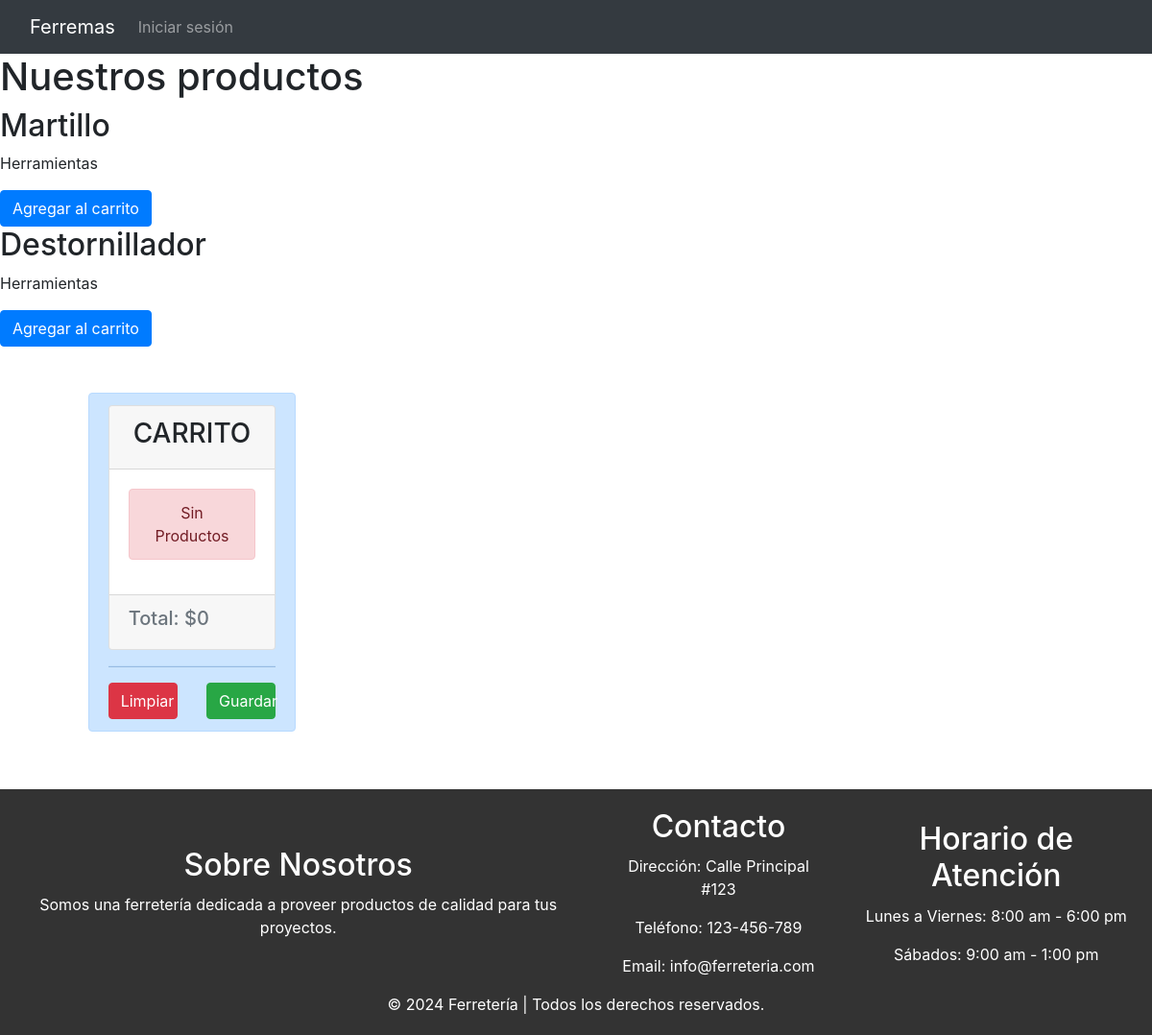
The page /productos on the database its author committed.
### ecommerce/models.py (models this page shows, shortened)
class articulo(models.Model):
    nombre = models.CharField(max_length=100, blank=False, null=False)
    categoria = models.CharField(max_length=32)
    precio = models.IntegerField()

### ecommerce/views.py (the view)
# urls.py: path('productos', views.productos, name='productos'),
def productos(request):
    productos = articulo.objects.all()
    return render(request, 'ecommerce/productos.html', {'productos': productos})

### ecommerce/context_processor.py (called while the page is built)
def total_carrito(request):
    total = 0
    if request.user.is_authenticated:
        if "carrito" in request.session.keys():
            for key, value in request.session["carrito"].items():
                total += int(value["acumulado"])
    return {"total_carrito":total}

### ecommerce/templates/ecommerce/productos.html (shortened to what this page needs)
{% load static %}
<!DOCTYPE html>
<html lang="en">
<head>
    <link href="https://cdn.jsdelivr.net/npm/bootstrap@5.1.3/dist/css/bootstrap.min.css" rel="stylesheet">
    <link href="{% static 'css/bootstrap.min.css' %}" rel="stylesheet">
    <link rel="stylesheet" href="https://stackpath.bootstrapcdn.com/bootstrap/4.5.2/css/bootstrap.min.css">
</head>
<body>
  <nav class="navbar navbar-expand-lg navbar-dark bg-dark">
    <div class="container-fluid">
        <a class="navbar-brand" href="{% url 'index'%}">Ferremas</a>
        <div class="collapse navbar-collapse" id="navbarNav">
            <ul class="navbar-nav">
              <li class="nav-item">
                {% if not user.is_authenticated %}
            <a class="nav-link" href="{% url 'login' %}">Iniciar sesión</a>
                {% endif %}
              </li>
            </ul>
        </div>
    </div>
</nav>
    <h1>Nuestros productos</h1>
{% for producto in productos %}
<div class="product-card">
    <h2>{{producto.nombre}}</h2>
    <p>{{producto.categoria}}</p>
        <form id="form-pago" action="{% url 'iniciar_pago' %}" method="POST">
            <a href="{% url 'Add' producto.id %}" class="btn btn-primary"> Agregar al carrito </a>
        </form>
</div>
{% endfor %}
<div class="col-4">
    {% include "ecommerce/carrito.html" %}
</div>
    <footer>
        <div class="footer-content">
          <div class="footer-section about">
            <h2>Sobre Nosotros</h2>
            <p>Somos una ferretería dedicada a proveer productos de calidad para tus proyectos.</p>
          </div>
          <div class="footer-section contact">
            <h2>Contacto</h2>
            <p>Dirección: Calle Principal #123</p>
            <p>Teléfono: 123-456-789</p>
            <p>Email: info@ferreteria.com</p>
          </div>
          <div class="footer-section hours">
            <h2>Horario de Atención</h2>
            <p>Lunes a Viernes: 8:00 am - 6:00 pm</p>
            <p>Sábados: 9:00 am - 1:00 pm</p>
          </div>
        </div>
        <div class="footer-bottom">
          &copy; 2024 Ferretería | Todos los derechos reservados.
        </div>
      </footer>
</html>

### ecommerce/templates/ecommerce/productos.html (style rules this page uses)
html { position: relative; min-height: 100%; }
body { margin: 0; padding-bottom: 100px; }
footer { position: absolute; bottom: 0; width: 100%; background-color: #333; color: #fff; padding: 20px 0; text-align: center; }
.footer-content { display: flex; justify-content: center; align-items: center; }
.footer-section { margin: 0 20px; }
.footer-section h2 { margin-bottom: 10px; }

### rows shown on the page
articulo: nombre "Martillo", categoria "Herramientas"
articulo: nombre "Destornillador", categoria "Herramientas"

### other values the page prints
{{ total_carrito }} "0"
